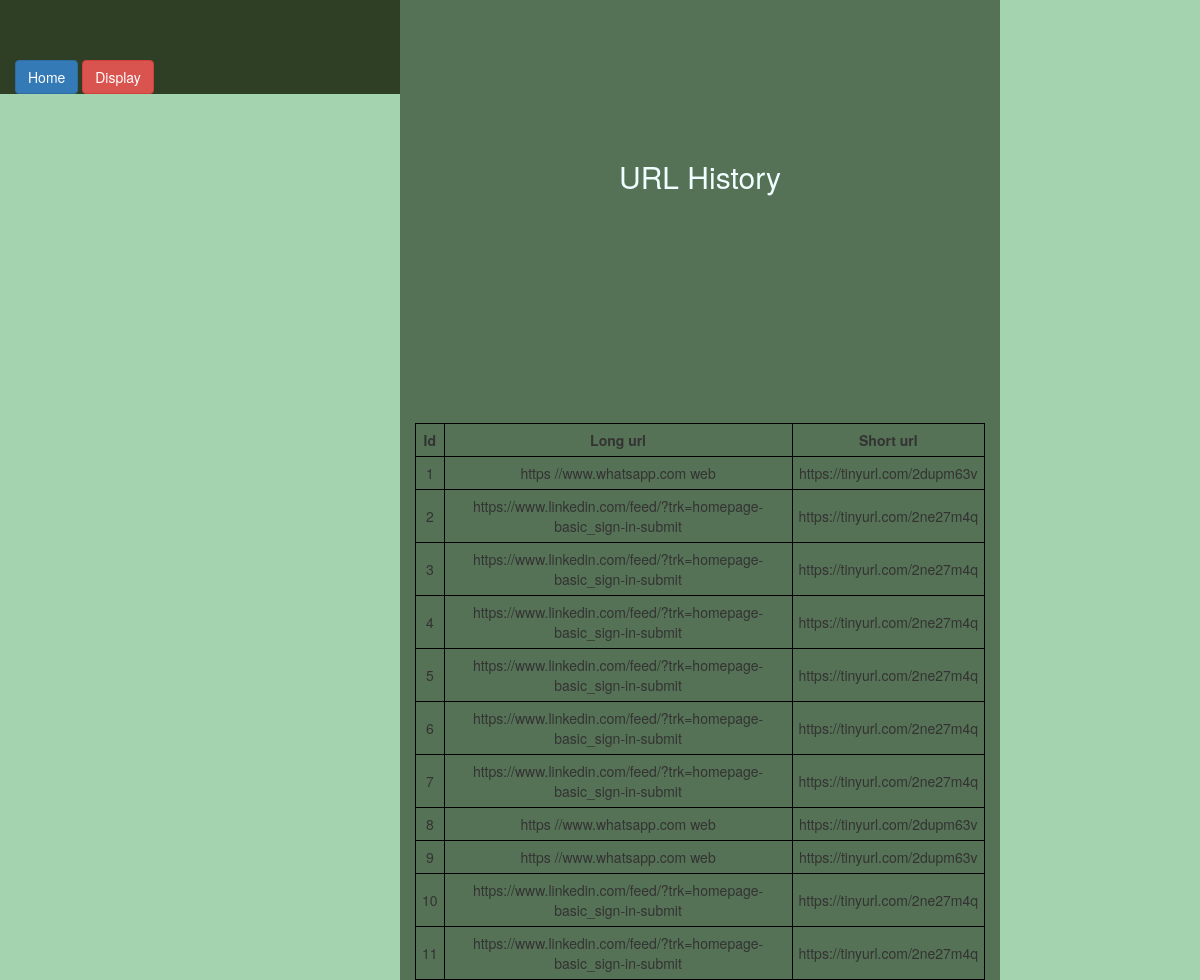
The page /display on the database its author committed.
### app.py (models this page shows, shortened)
class Shrotner(db.Model):
    __tablename__= 'url_short_data'
    id = db.Column(db.Integer,primary_key = True)
    long_url = db.Column(db.Text)
    short_url = db.Column(db.Text)

### app.py (the view)
@app.route("/display")
def display():
    values = Shrotner.query.all()
    return render_template('display.html', values = values)

### templates/display.html (shortened to what this page needs)
{% extends "layout.html" %}
{% block content %}
<div class="maindisplay">
    <div class="title" style="color:azure;"><h2><center>URL History</center></h2></div>
    <form action="">
        <table>
            <thead>
                <th>Id</th>
                <th>Long url</th>
                <th>Short url</th>
            </thead>
            <tbody>{% for url in values %}
                <tr>
                    <td> {{ url.id }} </th>
                        <td> {{ url.long_url }} </td>
                        <td> {{ url.short_url }} </td><br>
                </tr>
                {% endfor %}
            </tbody>
        </table>
    </form>
</div>
{% endblock %}

### templates/layout.html (shortened to what this page needs)
<!doctype html>
<html lang="en">
<head>
    <link rel="stylesheet" href="https://maxcdn.bootstrapcdn.com/bootstrap/3.4.1/css/bootstrap.min.css">
</head>
<body class="color" style="background-color:rgb(164, 212, 175);">
    <div >
        <div class="col-md-4" style="background-color:rgb(46, 63, 38);">
            <br><br><br>
            <nav>
                <a href="{{ url_for('index') }}" class="btn btn-primary"> Home </a>
                <a href="{{ url_for('display') }}" class="btn btn-danger">Display</a>
            </nav>
        </div>
        <div class="col-md-6" style="background-color:rgb(86, 114, 86);"><br><br><br><br><br><br><br>
            {%block content%}{% endblock %}
        </div>
    </div>
</body>
</html>

### templates/display.html (style rules this page uses)
table,tr,th,td { border:1px solid black; border-collapse: collapse; padding:6px; text-align: center; }

### rows shown on the page
Shrotner: id "1", long_url "https //www.whatsapp.com web", short_url "https://tinyurl.com/2dupm63v"
Shrotner: id "2", long_url "https://www.linkedin.com/feed/?trk=homepage-basic_sign-in-submit", short_url "https://tinyurl.com/2ne27m4q"
Shrotner: id "3", long_url "https://www.linkedin.com/feed/?trk=homepage-basic_sign-in-submit", short_url "https://tinyurl.com/2ne27m4q"
Shrotner: id "4", long_url "https://www.linkedin.com/feed/?trk=homepage-basic_sign-in-submit", short_url "https://tinyurl.com/2ne27m4q"
Shrotner: id "5", long_url "https://www.linkedin.com/feed/?trk=homepage-basic_sign-in-submit", short_url "https://tinyurl.com/2ne27m4q"
Shrotner: id "6", long_url "https://www.linkedin.com/feed/?trk=homepage-basic_sign-in-submit", short_url "https://tinyurl.com/2ne27m4q"
Shrotner: id "7", long_url "https://www.linkedin.com/feed/?trk=homepage-basic_sign-in-submit", short_url "https://tinyurl.com/2ne27m4q"
Shrotner: id "8", long_url "https //www.whatsapp.com web", short_url "https://tinyurl.com/2dupm63v"
Shrotner: id "9", long_url "https //www.whatsapp.com web", short_url "https://tinyurl.com/2dupm63v"
Shrotner: id "10", long_url "https://www.linkedin.com/feed/?trk=homepage-basic_sign-in-submit", short_url "https://tinyurl.com/2ne27m4q"
Shrotner: id "11", long_url "https://www.linkedin.com/feed/?trk=homepage-basic_sign-in-submit", short_url "https://tinyurl.com/2ne27m4q"
